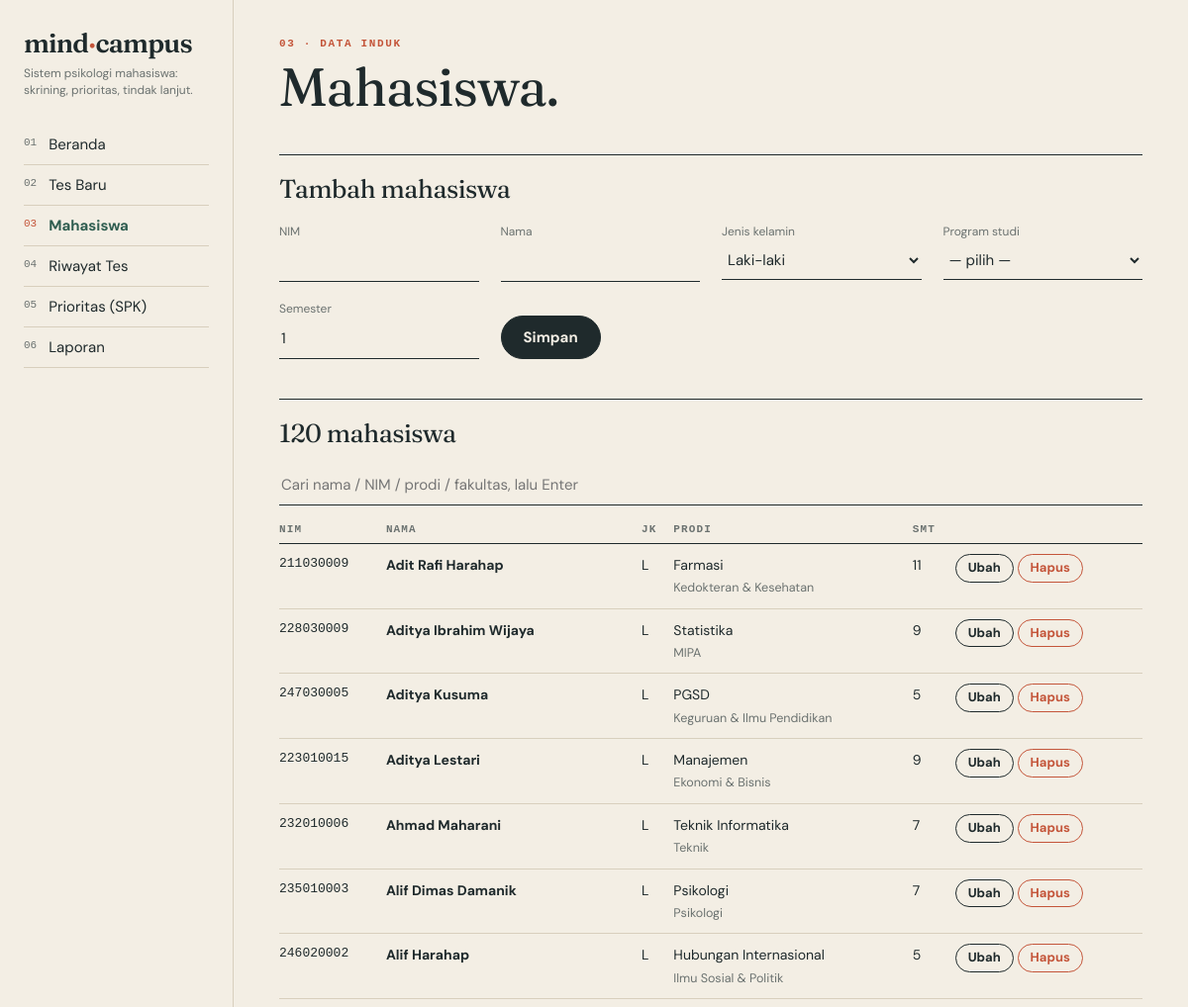
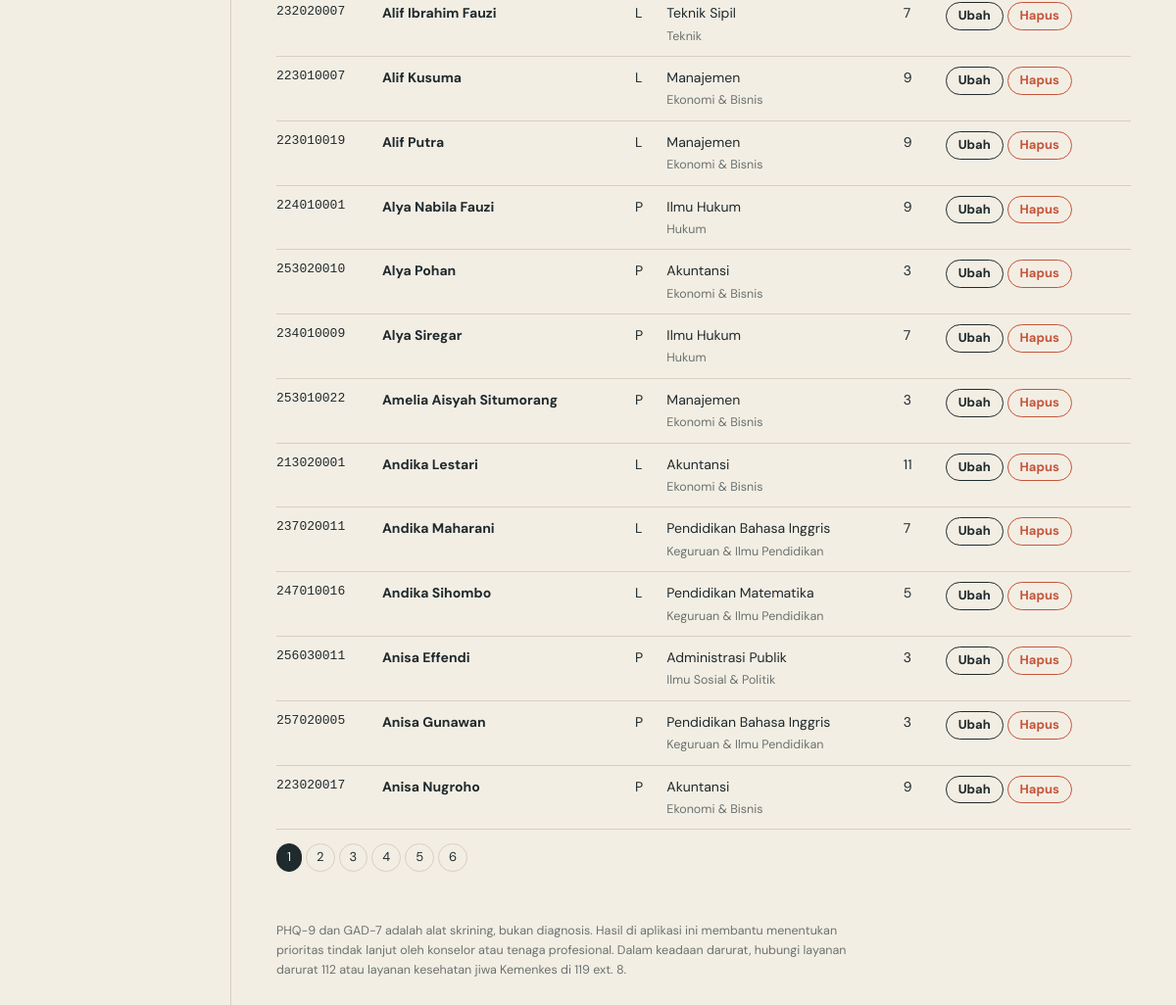
The page /mahasiswa.php on the database its author committed (2 pictures, top to bottom).
### tables this page shows
CREATE TABLE mahasiswa (
  id_mahasiswa INT AUTO_INCREMENT PRIMARY KEY,
  nim VARCHAR(20) NOT NULL UNIQUE,
  nama VARCHAR(100) NOT NULL,
  jk CHAR(1) NOT NULL DEFAULT 'L',
  prodi VARCHAR(100) NOT NULL,
  fakultas VARCHAR(100) NOT NULL,
  semester TINYINT NOT NULL DEFAULT 1
);

### config.php (called while the page is built, shortened)
<?php
function e($s){ return htmlspecialchars((string)$s, ENT_QUOTES, 'UTF-8'); }

### mahasiswa.php (the view, shortened to what this page needs)
<?php require_once 'config.php'; require_once 'functions.php';
$e=['id_mahasiswa'=>'','nim'=>'','nama'=>'','jk'=>'L','prodi'=>'','semester'=>1];
$q='%'.($_GET['q']??'').'%'; $per=20; $p=max(1,(int)($_GET['p']??1));
$c=$pdo->prepare("SELECT COUNT(*) FROM mahasiswa WHERE nama LIKE ? OR nim LIKE ? OR prodi LIKE ? OR fakultas LIKE ?"); $c->execute([$q,$q,$q,$q]); $tot=$c->fetchColumn();
$s=$pdo->prepare("SELECT * FROM mahasiswa WHERE nama LIKE ? OR nim LIKE ? OR prodi LIKE ? OR fakultas LIKE ? ORDER BY nama LIMIT $per OFFSET ".(($p-1)*$per)); $s->execute([$q,$q,$q,$q]); $rows=$s->fetchAll();
include 'header.php'; ?>
<div class="kick">03 · data induk</div><h1>Mahasiswa.</h1>
<div class="sec"><h2><?=$e['id_mahasiswa']?'Ubah data':'Tambah mahasiswa'?></h2><?php if(!empty($err)) echo '<p class="err">'.e($err).'</p>'; ?>
<form method="post" class="f" style="margin-top:12px"><input type="hidden" name="id" value="<?=e($e['id_mahasiswa'])?>">
<div><label>NIM</label><input name="nim" value="<?=e($e['nim'])?>" required></div>
<div><label>Nama</label><input name="nama" value="<?=e($e['nama'])?>" required></div>
<div><label>Jenis kelamin</label><select name="jk"><option value="L">Laki-laki</option><option value="P"<?=$e['jk']=='P'?' selected':''?>>Perempuan</option></select></div>
<div><label>Program studi</label><select name="prodi" required><option value="">— pilih —</option><?php foreach(PRODI as $pr=>$f) echo '<option'.($e['prodi']==$pr?' selected':'').'>'.e($pr).'</option>'; ?></select></div>
<div><label>Semester</label><input type="number" name="semester" min="1" max="14" value="<?=e($e['semester'])?>"></div>
<div style="align-self:end"><button class="b p">Simpan</button> <?php if($e['id_mahasiswa']) echo '<a class="b" href="mahasiswa.php">Batal</a>'; ?></div></form></div>
<div class="sec"><h2><?=$tot?> mahasiswa</h2><form method="get" style="margin:10px 0"><input name="q" placeholder="Cari nama / NIM / prodi / fakultas, lalu Enter" value="<?=e($_GET['q']??'')?>"></form>
<div class="tw"><table><tr><th>NIM</th><th>Nama</th><th>JK</th><th>Prodi</th><th>Smt</th><th></th></tr>
<?php foreach($rows as $r): ?><tr><td class="mono"><?=e($r['nim'])?></td><td><b><?=e($r['nama'])?></b></td><td><?=e($r['jk'])?></td><td><?=e($r['prodi'])?><br><span class="sub"><?=e($r['fakultas'])?></span></td><td><?=e($r['semester'])?></td>
<td style="white-space:nowrap"><a class="b s" href="?edit=<?=$r['id_mahasiswa']?>">Ubah</a> <form method="post" style="display:inline" onsubmit="return confirm('Hapus mahasiswa beserta seluruh riwayat tesnya?')"><button class="b s d" name="hapus" value="<?=$r['id_mahasiswa']?>">Hapus</button></form></td></tr><?php endforeach; ?></table></div>
<?=halaman($tot,$per,$p)?></div>
<?php include 'footer.php'; ?>

### header.php (style rules this page uses)
:root { --paper:#f3eee4;--card:#faf6ee;--ink:#1f2a2c;--mu:#6b7270;--line:#d8cfbd;--moss:#2f5d50;--clay:#c4553a;--ochre:#d9a441;--sage:#8fb39a }
* { box-sizing:border-box }
html { scroll-behavior:smooth }
body { margin:0;background:var(--paper);color:var(--ink);font:15px/1.6 "DM Sans",system-ui,sans-serif }
h1,h2,h3 { font-family:Fraunces,Georgia,serif;font-weight:400;letter-spacing:-.02em;margin:0 }
h1 { font-size:clamp(32px,5vw,54px);line-height:1.04 }
h2 { font-size:26px }
.kick { font:600 11px ui-monospace,monospace;letter-spacing:.15em;text-transform:uppercase;color:var(--clay);margin-bottom:10px }
.sec { border-top:1.5px solid var(--ink);padding-top:14px;margin-top:40px }
table { border-collapse:collapse;width:100%;font-size:14px }
th { font:600 11px ui-monospace,monospace;letter-spacing:.1em;text-transform:uppercase;color:var(--mu);text-align:left;padding:8px 8px 8px 0;border-bottom:1.5px solid var(--ink) }
td { padding:10px 8px 10px 0;border-bottom:1px solid var(--line);vertical-align:top }
td a { color:var(--ink);text-decoration:none }
.mono { font-family:ui-monospace,monospace;font-size:13px }
.sub { color:var(--mu);font-size:12.5px }
.tw { overflow-x:auto }
form.f { display:grid;gap:18px 22px;grid-template-columns:repeat(auto-fit,minmax(190px,1fr)) }
label { display:block;font-size:12px;color:var(--mu) }
input,select { width:100%;padding:8px 2px;border:0;border-bottom:1.5px solid var(--ink);border-radius:0;background:transparent;color:var(--ink);font:inherit }
.b { border:1.5px solid var(--ink);border-radius:99px;padding:9px 22px;background:transparent;color:var(--ink);font:inherit;font-weight:700;cursor:pointer;text-decoration:none;display:inline-block }
.b.p { background:var(--ink);color:var(--paper) }
.b.s { padding:3px 12px;font-size:13px }
.b.d { color:var(--clay);border-color:var(--clay) }

### rows shown on the page
mahasiswa: nim "211030009", nama "Adit Rafi Harahap", jk "L", prodi "Farmasi", fakultas "Kedokteran & Kesehatan", semester "11", $r['id_mahasiswa'] 1 (drawn)
mahasiswa: nim "228030009", nama "Aditya Ibrahim Wijaya", jk "L", prodi "Statistika", fakultas "MIPA", semester "9", $r['id_mahasiswa'] 72 (drawn)
mahasiswa: nim "247030005", nama "Aditya Kusuma", jk "L", prodi "PGSD", fakultas "Keguruan & Ilmu Pendidikan", semester "5", $r['id_mahasiswa'] 90 (drawn)
mahasiswa: nim "223010015", nama "Aditya Lestari", jk "L", prodi "Manajemen", fakultas "Ekonomi & Bisnis", semester "9", $r['id_mahasiswa'] 70 (drawn)
mahasiswa: nim "232010006", nama "Ahmad Maharani", jk "L", prodi "Teknik Informatika", fakultas "Teknik", semester "7", $r['id_mahasiswa'] 66 (drawn)
mahasiswa: nim "235010003", nama "Alif Dimas Damanik", jk "L", prodi "Psikologi", fakultas "Psikologi", semester "7", $r['id_mahasiswa'] 21 (drawn)
mahasiswa: nim "246020002", nama "Alif Harahap", jk "L", prodi "Hubungan Internasional", fakultas "Ilmu Sosial & Politik", semester "5", $r['id_mahasiswa'] 9 (drawn)
mahasiswa: nim "232020007", nama "Alif Ibrahim Fauzi", jk "L", prodi "Teknik Sipil", fakultas "Teknik", semester "7", $r['id_mahasiswa'] 33 (drawn)
mahasiswa: nim "223010007", nama "Alif Kusuma", jk "L", prodi "Manajemen", fakultas "Ekonomi & Bisnis", semester "9", $r['id_mahasiswa'] 65 (drawn)
mahasiswa: nim "223010019", nama "Alif Putra", jk "L", prodi "Manajemen", fakultas "Ekonomi & Bisnis", semester "9", $r['id_mahasiswa'] 81 (drawn)
mahasiswa: nim "224010001", nama "Alya Nabila Fauzi", jk "P", prodi "Ilmu Hukum", fakultas "Hukum", semester "9", $r['id_mahasiswa'] 48 (drawn)
mahasiswa: nim "253020010", nama "Alya Pohan", jk "P", prodi "Akuntansi", fakultas "Ekonomi & Bisnis", semester "3", $r['id_mahasiswa'] 29 (drawn)
mahasiswa: nim "234010009", nama "Alya Siregar", jk "P", prodi "Ilmu Hukum", fakultas "Hukum", semester "7", $r['id_mahasiswa'] 63 (drawn)
mahasiswa: nim "253010022", nama "Amelia Aisyah Situmorang", jk "P", prodi "Manajemen", fakultas "Ekonomi & Bisnis", semester "3", $r['id_mahasiswa'] 79 (drawn)
mahasiswa: nim "213020001", nama "Andika Lestari", jk "L", prodi "Akuntansi", fakultas "Ekonomi & Bisnis", semester "11", $r['id_mahasiswa'] 89 (drawn)
mahasiswa: nim "237020011", nama "Andika Maharani", jk "L", prodi "Pendidikan Bahasa Inggris", fakultas "Keguruan & Ilmu Pendidikan", semester "7", $r['id_mahasiswa'] 61 (drawn)
mahasiswa: nim "247010016", nama "Andika Sihombo", jk "L", prodi "Pendidikan Matematika", fakultas "Keguruan & Ilmu Pendidikan", semester "5", $r['id_mahasiswa'] 108 (drawn)
mahasiswa: nim "256030011", nama "Anisa Effendi", jk "P", prodi "Administrasi Publik", fakultas "Ilmu Sosial & Politik", semester "3", $r['id_mahasiswa'] 95 (drawn)
mahasiswa: nim "257020005", nama "Anisa Gunawan", jk "P", prodi "Pendidikan Bahasa Inggris", fakultas "Keguruan & Ilmu Pendidikan", semester "3", $r['id_mahasiswa'] 4 (drawn)
mahasiswa: nim "223020017", nama "Anisa Nugroho", jk "P", prodi "Akuntansi", fakultas "Ekonomi & Bisnis", semester "9", $r['id_mahasiswa'] 55 (drawn)

### other values the page prints
$t[0] "01"
$t[1] "Beranda"
$t[0] "02"
$t[1] "Tes Baru"
$t[0] "03"
$t[1] "Mahasiswa"
$t[0] "04"
$t[1] "Riwayat Tes"
$t[0] "05"
$t[1] "Prioritas (SPK)"
$t[0] "06"
$t[1] "Laporan"
$tot "120"
